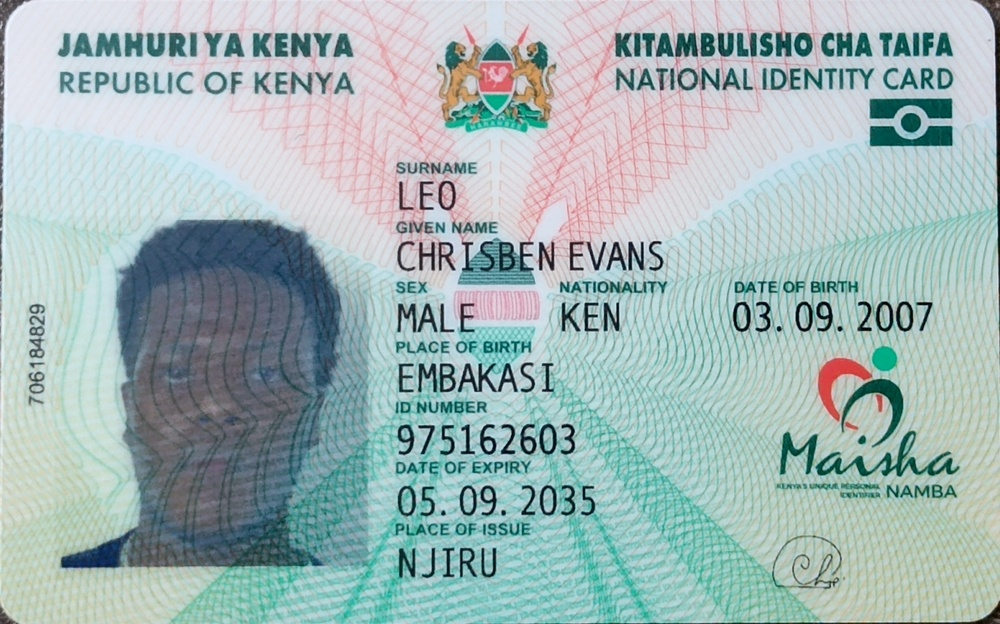
#> input picture backend/data/forensics/original/IMG_20250924_121136_884~2.jpg, 1000 x 624 px, shrunk from 2998 x 1872 before the run
$ python -i guardrail.py   (imports and definitions only)   (older library calls are emulated)
#> lines starting #> are read from the running program, lines starting #| are printed output that depends on the picture
import cv2
import numpy as np
from skimage.metrics import structural_similarity as ssim

def validate_input_quality(image_path):
    """
    Sovereign Guardrail: Rejects adversarial low-resolution attempts.
    Evaluates Gradient Magnitude for legibility and SSIM for structural integrity.
    """
    # Load image in grayscale for signal analysis
    img = cv2.imread(image_path, cv2.IMREAD_GRAYSCALE)
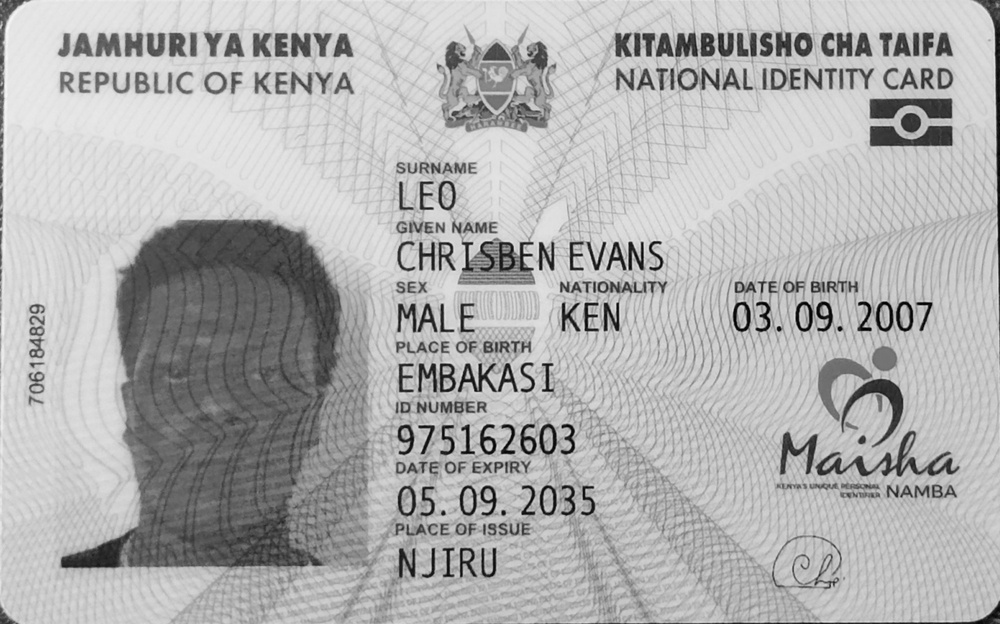
#> img: shape (624, 1000); min 0, max 249, mean 175.9
    if img is None:
        return False, "Error: Could not decode image signal."

    # 1. Gradient Magnitude Check (Legibility)
    # Uses Sobel operators to calculate the intensity change (edges)
    sobelx = cv2.Sobel(img, cv2.CV_64F, 1, 0, ksize=5)
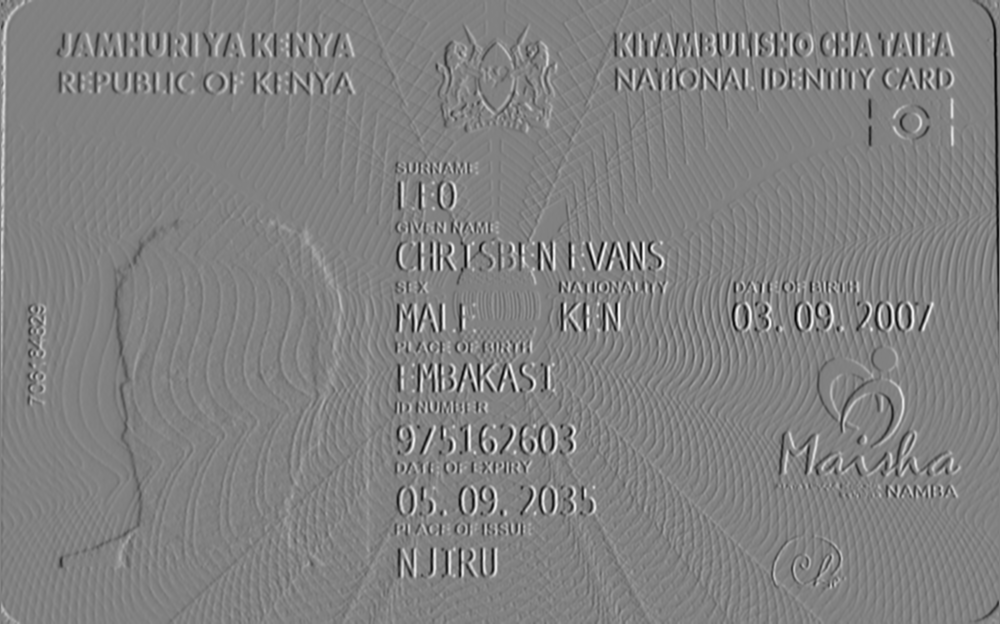
#> sobelx: shape (624, 1000) float64; min -9874, max 9565, mean -6.2; drawn with min black and max white
    sobely = cv2.Sobel(img, cv2.CV_64F, 0, 1, ksize=5)
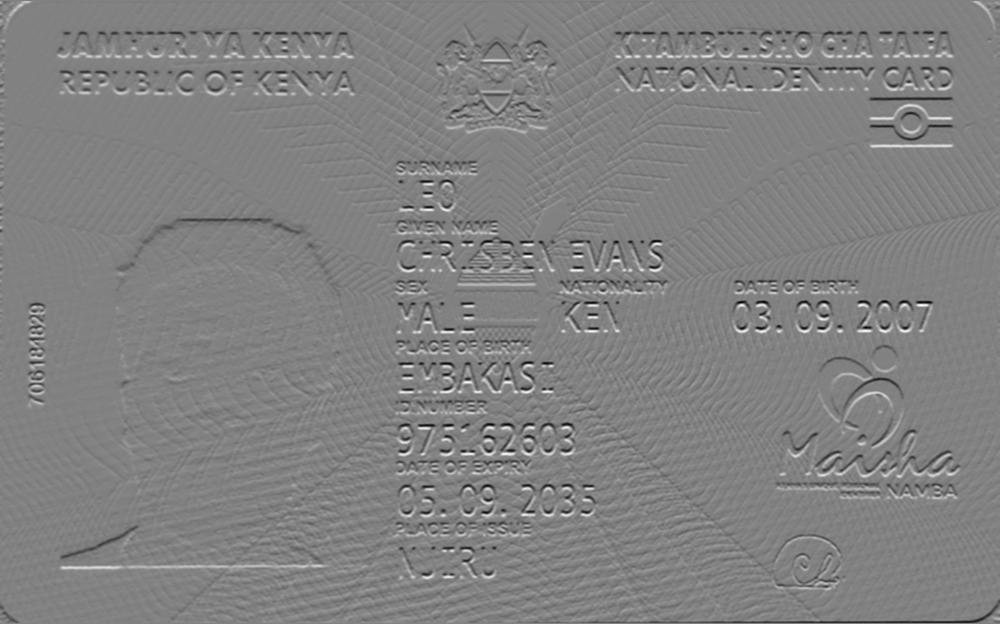
#> sobely: shape (624, 1000) float64; min -9645, max 9325, mean -12.3; drawn with min black and max white
    gradient_magnitude = np.sqrt(sobelx**2 + sobely**2).mean()
#> gradient_magnitude = 983.8

    # 2. Laplacian Variance (Focus/Blur Check)
    blur_score = cv2.Laplacian(img, cv2.CV_64F).var()
#> blur_score = 680.1

    # 3. Structural Integrity (SSIM)
    # We compare the image against a slightly denoised version.
    # High similarity to a blurred version indicates a lack of high-frequency detail (forgery attempt/blur).
    denoised = cv2.GaussianBlur(img, (5, 5), 0)
    structure_score, _ = ssim(img, denoised, full=True)
#> structure_score = 0.906

    # Thresholds based on Phase 2 Specs (adjusted for better sensitivity)
    # gradient_magnitude > 30 (sharp edges) - reduced from 50
    # blur_score > 50 (well-focused) - reduced from 100
    # structure_score < 0.95 (not overly 'flat' or artificial)

    if gradient_magnitude < 30:
        return False, f"Low Gradient Magnitude ({gradient_magnitude:.2f}): Document is too faint or low-contrast."
    if blur_score < 50:
        return False, f"Low Laplacian Variance ({blur_score:.2f}): Image is blurry."

    return True, "Quality Verified: Signal is robust."

>>> result = validate_input_quality('../../data/forensics/original/IMG_20250924_121136_884~2.jpg')

$ run again, on backend/data/forensics/original/IMG_20250924_121149_117~2.jpg
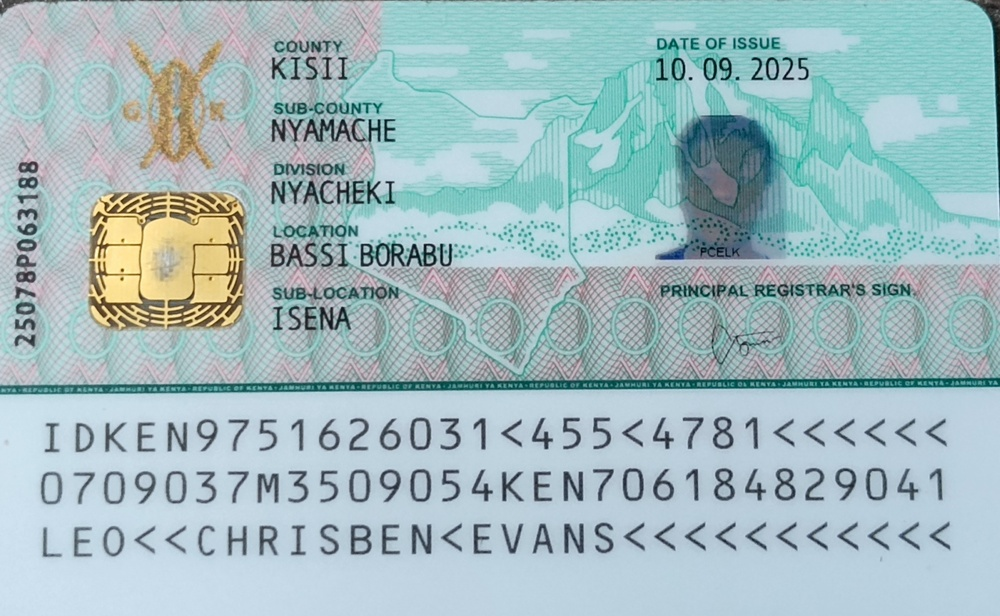
#> input picture backend/data/forensics/original/IMG_20250924_121149_117~2.jpg, 1000 x 616 px, shrunk from 3080 x 1897 before the run
#> in validate_input_quality, `img = cv2.imread(image_path, cv2.IMREAD_GRAYSCALE)`:
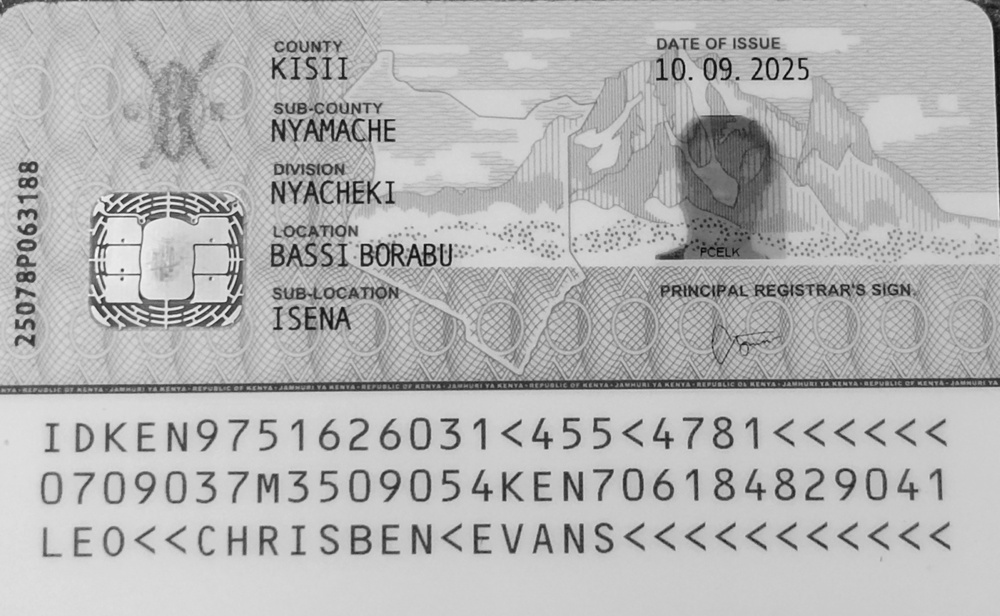
#> img: shape (616, 1000); min 3, max 251, mean 179.5
#> in validate_input_quality, `sobely = cv2.Sobel(img, cv2.CV_64F, 0, 1, ksize=5)`:
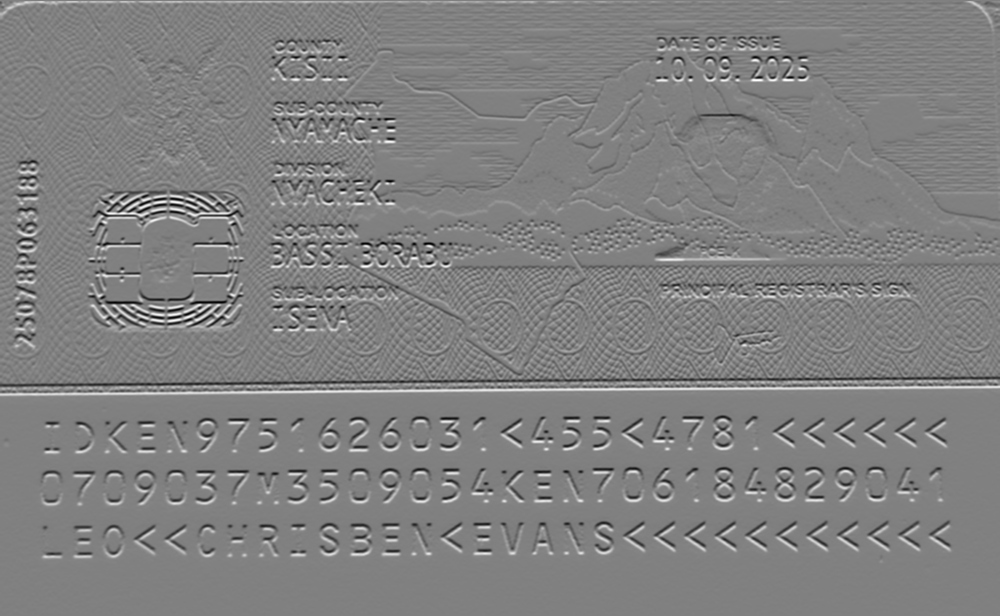
#> sobely: shape (616, 1000) float64; min -8013, max 7876, mean 10.6; drawn with min black and max white
#> gradient_magnitude = 947.7
#> blur_score = 725.7
#> structure_score = 0.889
